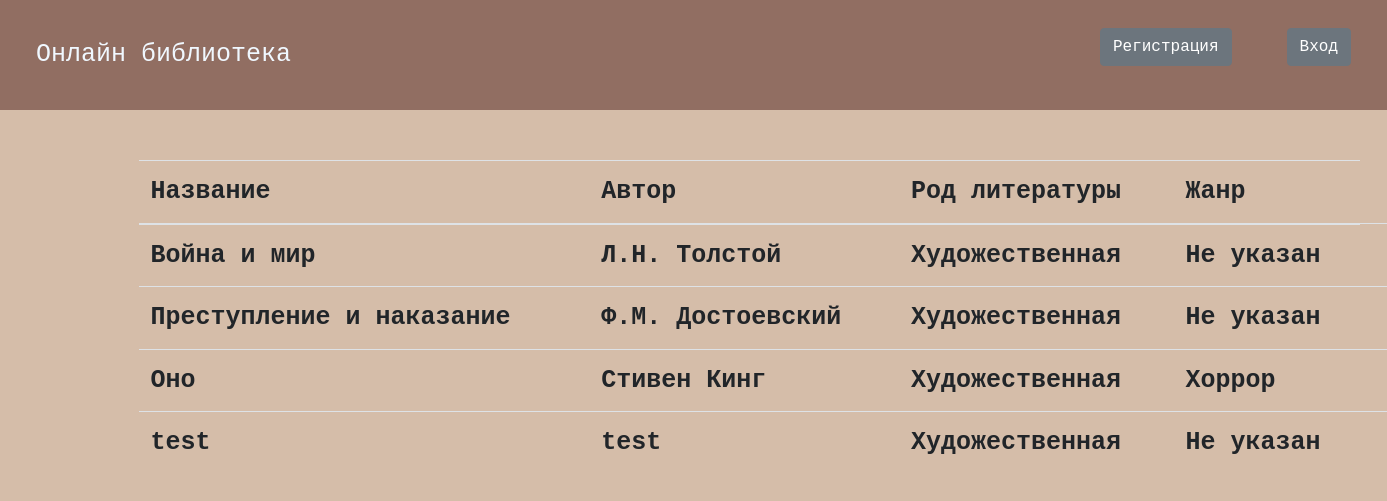
Before: / with the older database file.
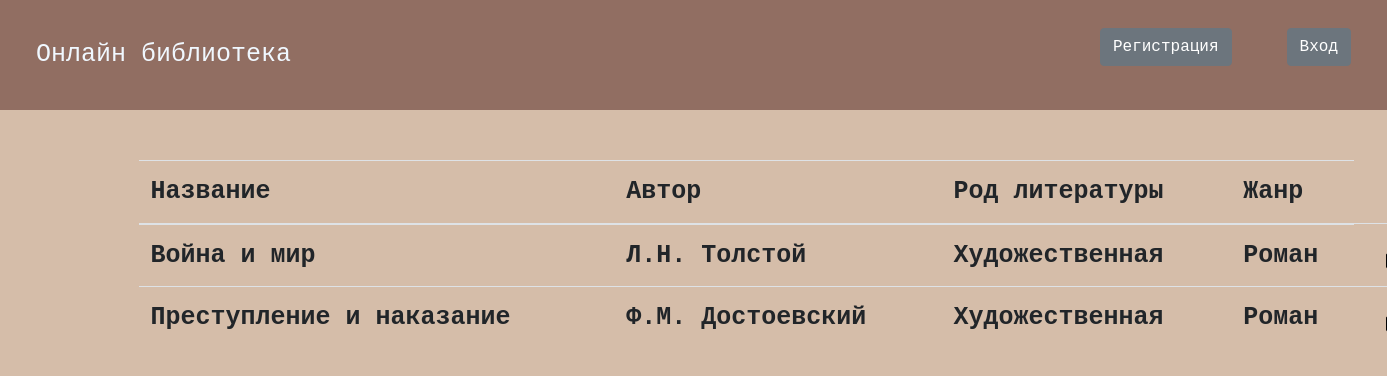
After: the same page with the newer database file.
### data/books.py (models this page shows, shortened)
class Book(SqlAlchemyBase):
    __tablename__ = 'books'
    id = sqlalchemy.Column(sqlalchemy.Integer, primary_key=True, autoincrement=True)
    title = sqlalchemy.Column(sqlalchemy.String)
    author = sqlalchemy.Column(sqlalchemy.String)
    type_of_fiction_id = sqlalchemy.Column(sqlalchemy.Integer, sqlalchemy.ForeignKey("literature_types.id"))
    genre_id = sqlalchemy.Column(sqlalchemy.Integer, sqlalchemy.ForeignKey("genres.id"))
    publish_year = sqlalchemy.Column(sqlalchemy.Integer, nullable=True)
    path_to_file = sqlalchemy.Column(sqlalchemy.String, nullable=True)
    genre = orm.relationship("Genres")
    type_of_fiction = orm.relationship("LiteratureTypes")

### data/literature_types.py (models this page shows)
class LiteratureTypes(SqlAlchemyBase):
    __tablename__ = 'literature_types'
    id = sqlalchemy.Column(sqlalchemy.Integer, primary_key=True, autoincrement=True)
    name = sqlalchemy.Column(sqlalchemy.String)
    def __repr__(self):
        return self.name

### data/genres.py (models this page shows)
class Genres(SqlAlchemyBase):
    __tablename__ = 'genres'
    id = sqlalchemy.Column(sqlalchemy.Integer, primary_key=True, autoincrement=True)
    name = sqlalchemy.Column(sqlalchemy.String)
    def __repr__(self):
        return self.name

### main.py (the view)
@app.route("/")
def index():
    sess = db_session.create_session()
    books = sess.query(Book).all()
    return flask.render_template("index.html", books=books, title="Онлайн библиотека")

### data/db_session.py (called while the page is built)
def create_session() -> Session:
    global __factory
    return __factory()

### templates/index.html (shortened to what this page needs)
{% extends "base.html" %}
{% block content %}
    <div class="books">
        <table class="table">
          <thead>
            <tr>
              <th>Название</th>
              <th>Автор</th>
              <th>Род литературы</th>
              <th>Жанр</th>
            </tr>
          </thead>
          <tbody>
            {% for book in books %}
              <tr>
                <th>{{book.title}} </th>
                <th>{{ book.author }}</th>
                {% if not book.type_of_fiction %}
                <th>Не указан</th>
                {% else %}
                 <th>{{ book.type_of_fiction }}</th>
                {% endif %}
                {% if not book.genre %}
                <th>Не указан</th>
                {% else %}
                <th>{{ book.genre }}</th>
                {% endif %}
                 {% if not book.path_to_file %}
                  <th  style="display: none;"><a href="/download/{{ book.id }}"><img src="static/img/download.png"></a></th>
                 {% else %}
                   <th><a href="/download/{{ book.id }}"><img src="static/img/download.png"></a></th>
                 {% endif %}
                </tr>
            {% endfor %}
          </tbody>
        </table>
    </div>
{% endblock %}

### templates/base.html (shortened to what this page needs)
<!DOCTYPE html>
<html lang="en">
<head>
    <link rel="stylesheet" href="https://stackpath.bootstrapcdn.com/bootstrap/4.4.1/css/bootstrap.min.css"
>
    <link rel="stylesheet" type="text/css" href="/static/css/style.css"/>
</head>
<body>
    <header class="navbar">
        <a style="text-decoration: none; color:aliceblue;" href="/">Онлайн библиотека</a>
        {% if current_user.is_authenticated %}
            <a class="navbar-brand" style="color: aliceblue;" href="/logout">{{ current_user.name }}</a>
        {% else %}
            <p>
                <a class="btn btn-secondary" href="/register">Регистрация</a>
                <a class="btn btn-secondary" href="/login">Вход</a>
            </p>
        {% endif %}
    </header>
<main role="main" class="container">
    {% block content %}{% endblock %}
</main>
</body>
</html>

### static/css/style.css (style rules this page uses)
header { background-color:#916e62; padding: 10px; color: aliceblue; }
body { background-color: #d5bda9; color: aliceblue; font-family:'Courier New', Courier, monospace; font-size: 25px; }
a { margin: 20px; font-family:'Courier New', Courier, monospace; font-size: 25px; }
.books { margin-top: 50px; width: 120%; margin-left:auto ; }

Changed rows visible on the page:
removed Book: title "Оно", author "Стивен Кинг", type_of_fiction "Художественная", genre "Хоррор"
removed Book: title "test", author "test", type_of_fiction "Художественная", shows "Не указан"
changed Book "Война и мир": genre (not shown) → "Роман"; no longer shows "Не указан"
changed Book "Преступление и наказание": genre (not shown) → "Роман"; no longer shows "Не указан"
